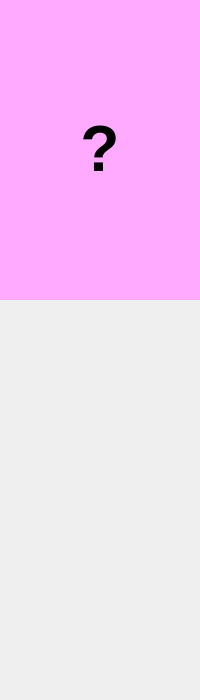
<?xml version="1.0" encoding="UTF-8"?>
<ui version="4.0">
 <class>servicelisui</class>
 <widget class="QWidget" name="servicelisui">
  <property name="geometry">
   <rect>
    <x>0</x>
    <y>0</y>
    <width>200</width>
    <height>700</height>
   </rect>
  </property>
  <property name="windowTitle">
   <string>Form</string>
  </property>
  <widget class="QLabel" name="label">
   <property name="geometry">
    <rect>
     <x>0</x>
     <y>0</y>
     <width>200</width>
     <height>300</height>
    </rect>
   </property>
   <property name="styleSheet">
    <string notr="true">background-color: rgb(255, 170, 255);</string>
   </property>
   <property name="text">
    <string>&lt;html&gt;&lt;head/&gt;&lt;body&gt;&lt;p align=&quot;center&quot;&gt;&lt;span style=&quot; font-size:48pt; font-weight:700;&quot;&gt;?&lt;/span&gt;&lt;/p&gt;&lt;/body&gt;&lt;/html&gt;</string>
   </property>
  </widget>
 </widget>
 <resources/>
 <connections/>
</ui>
